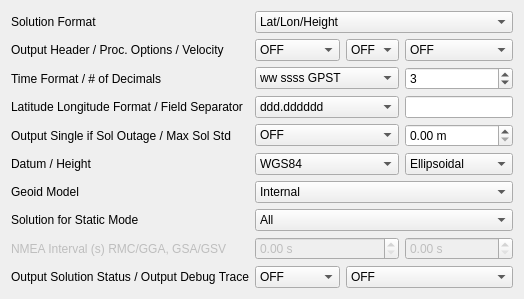
     <widget class="QWidget" name="TabSheet3">
      <property name="toolTip">
       <string/>
      </property>
      <attribute name="title">
       <string>O&amp;utput</string>
      </attribute>
      <layout class="QGridLayout" name="gridLayout_3">
       <item row="3" column="3">
        <widget class="QSpinBox" name="TimeDecimal">
         <property name="maximum">
          <number>20</number>
         </property>
         <property name="value">
          <number>3</number>
         </property>
        </widget>
       </item>
       <item row="0" column="0">
        <widget class="QLabel" name="LabelSolFormat">
         <property name="enabled">
          <bool>true</bool>
         </property>
         <property name="toolTip">
          <string/>
         </property>
         <property name="text">
          <string>Solution Format</string>
         </property>
        </widget>
       </item>
       <item row="0" column="1" colspan="3">
        <widget class="QComboBox" name="SolFormat">
         <property name="enabled">
          <bool>true</bool>
         </property>
         <property name="toolTip">
          <string/>
         </property>
         <item>
          <property name="text">
           <string>Lat/Lon/Height</string>
          </property>
         </item>
         <item>
          <property name="text">
           <string>X/Y/Z-ECEF</string>
          </property>
         </item>
         <item>
          <property name="text">
           <string>E/N/U-Baseline</string>
          </property>
         </item>
         <item>
          <property name="text">
           <string>NMEA0183</string>
          </property>
         </item>
        </widget>
       </item>
       <item row="1" column="0">
        <widget class="QLabel" name="Label20">
         <property name="enabled">
          <bool>true</bool>
         </property>
         <property name="toolTip">
          <string/>
         </property>
         <property name="text">
          <string>Output Header / Proc. Options / Velocity</string>
         </property>
        </widget>
       </item>
       <item row="1" column="1">
        <widget class="QComboBox" name="OutputHead">
         <property name="enabled">
          <bool>true</bool>
         </property>
         <property name="toolTip">
          <string/>
         </property>
         <item>
          <property name="text">
           <string>OFF</string>
          </property>
         </item>
         <item>
          <property name="text">
           <string>ON</string>
          </property>
         </item>
        </widget>
       </item>
       <item row="3" column="0">
        <widget class="QLabel" name="LabelTimeFormat">
         <property name="enabled">
          <bool>true</bool>
         </property>
         <property name="toolTip">
          <string/>
         </property>
         <property name="text">
          <string>Time Format / # of Decimals</string>
         </property>
        </widget>
       </item>
       <item row="3" column="1" colspan="2">
        <widget class="QComboBox" name="TimeFormat">
         <property name="enabled">
          <bool>true</bool>
         </property>
         <property name="toolTip">
          <string/>
         </property>
         <item>
          <property name="text">
           <string>ww ssss GPST</string>
          </property>
         </item>
         <item>
          <property name="text">
           <string>hh:mm:ss GPST</string>
          </property>
         </item>
         <item>
          <property name="text">
           <string>hh:mm:ss UTC</string>
          </property>
         </item>
         <item>
          <property name="text">
           <string>hh:mm:ss JST</string>
          </property>
         </item>
        </widget>
       </item>
       <item row="4" column="0">
        <widget class="QLabel" name="LabelLatLonFormat">
         <property name="enabled">
          <bool>true</bool>
         </property>
         <property name="toolTip">
          <string/>
         </property>
         <property name="text">
          <string>Latitude Longitude Format / Field Separator</string>
         </property>
        </widget>
       </item>
       <item row="5" column="0">
        <widget class="QLabel" name="LabelFieldSep">
         <property name="enabled">
          <bool>true</bool>
         </property>
         <property name="toolTip">
          <string/>
         </property>
         <property name="text">
          <string>Output Single if Sol Outage / Max Sol Std</string>
         </property>
        </widget>
       </item>
       <item row="6" column="0">
        <widget class="QLabel" name="Label2">
         <property name="enabled">
          <bool>true</bool>
         </property>
         <property name="toolTip">
          <string/>
         </property>
         <property name="text">
          <string>Datum / Height</string>
         </property>
        </widget>
       </item>
       <item row="6" column="1" colspan="2">
        <widget class="QComboBox" name="OutputDatum">
         <property name="enabled">
          <bool>true</bool>
         </property>
         <property name="toolTip">
          <string/>
         </property>
         <item>
          <property name="text">
           <string>WGS84</string>
          </property>
         </item>
        </widget>
       </item>
       <item row="6" column="3">
        <widget class="QComboBox" name="OutputHeight">
         <property name="enabled">
          <bool>true</bool>
         </property>
         <property name="toolTip">
          <string/>
         </property>
         <item>
          <property name="text">
           <string>Ellipsoidal</string>
          </property>
         </item>
         <item>
          <property name="text">
           <string>Geodetic</string>
          </property>
         </item>
        </widget>
       </item>
       <item row="7" column="0">
        <widget class="QLabel" name="Label18">
         <property name="enabled">
          <bool>true</bool>
         </property>
         <property name="toolTip">
          <string/>
         </property>
         <property name="text">
          <string>Geoid Model</string>
         </property>
        </widget>
       </item>
       <item row="7" column="1" colspan="3">
        <widget class="QComboBox" name="OutputGeoid">
         <property name="enabled">
          <bool>true</bool>
         </property>
         <property name="toolTip">
          <string/>
         </property>
         <item>
          <property name="text">
           <string>Internal</string>
          </property>
         </item>
         <item>
          <property name="text">
           <string>EGM96-BE 15&quot;</string>
          </property>
         </item>
         <item>
          <property name="text">
           <string>EGM2008-SE 2.5&quot;</string>
          </property>
         </item>
         <item>
          <property name="text">
           <string>EGM2008-SE 1.0&quot;</string>
          </property>
         </item>
         <item>
          <property name="text">
           <string>GSI2000 1x1.5&quot;</string>
          </property>
         </item>
        </widget>
       </item>
       <item row="8" column="0">
        <widget class="QLabel" name="Label31">
         <property name="enabled">
          <bool>true</bool>
         </property>
         <property name="toolTip">
          <string/>
         </property>
         <property name="text">
          <string>Solution for Static Mode</string>
         </property>
        </widget>
       </item>
       <item row="8" column="1" colspan="3">
        <widget class="QComboBox" name="SolStatic">
         <property name="enabled">
          <bool>true</bool>
         </property>
         <property name="toolTip">
          <string/>
         </property>
         <item>
          <property name="text">
           <string>All</string>
          </property>
         </item>
         <item>
          <property name="text">
           <string>Single</string>
          </property>
         </item>
        </widget>
       </item>
       <item row="10" column="0">
        <widget class="QLabel" name="Label21">
         <property name="enabled">
          <bool>false</bool>
         </property>
         <property name="toolTip">
          <string/>
         </property>
         <property name="text">
          <string>NMEA Interval (s) RMC/GGA, GSA/GSV</string>
         </property>
        </widget>
       </item>
       <item row="11" column="0">
        <widget class="QLabel" name="Label36">
         <property name="enabled">
          <bool>true</bool>
         </property>
         <property name="toolTip">
          <string/>
         </property>
         <property name="text">
          <string>Output Solution Status / Output Debug Trace</string>
         </property>
        </widget>
       </item>
       <item row="11" column="1">
        <widget class="QComboBox" name="DebugStatus">
         <property name="enabled">
          <bool>true</bool>
         </property>
         <property name="toolTip">
          <string/>
         </property>
         <item>
          <property name="text">
           <string>OFF</string>
          </property>
         </item>
         <item>
          <property name="text">
           <string>State</string>
          </property>
         </item>
         <item>
          <property name="text">
           <string>Residuals</string>
          </property>
         </item>
        </widget>
       </item>
       <item row="11" column="2" colspan="2">
        <widget class="QComboBox" name="DebugTrace">
         <property name="enabled">
          <bool>true</bool>
         </property>
         <property name="toolTip">
          <string/>
         </property>
         <item>
          <property name="text">
           <string>OFF</string>
          </property>
         </item>
         <item>
          <property name="text">
           <string>Level1</string>
          </property>
         </item>
         <item>
          <property name="text">
           <string>Level2</string>
          </property>
         </item>
         <item>
          <property name="text">
           <string>Level3</string>
          </property>
         </item>
         <item>
          <property name="text">
           <string>Level4</string>
          </property>
         </item>
         <item>
          <property name="text">
           <string>Level5</string>
          </property>
         </item>
        </widget>
       </item>
       <item row="4" column="1" colspan="2">
        <widget class="QComboBox" name="LatLonFormat">
         <property name="enabled">
          <bool>true</bool>
         </property>
         <property name="toolTip">
          <string/>
         </property>
         <property name="currentText">
          <string>ddd.dddddd</string>
         </property>
         <item>
          <property name="text">
           <string>ddd.dddddd</string>
          </property>
         </item>
         <item>
          <property name="text">
           <string>ddd mm ss.ss</string>
          </property>
         </item>
        </widget>
       </item>
       <item row="4" column="3">
        <widget class="QLineEdit" name="FieldSep">
         <property name="enabled">
          <bool>true</bool>
         </property>
         <property name="toolTip">
          <string/>
         </property>
         <property name="text">
          <string/>
         </property>
        </widget>
       </item>
       <item row="5" column="1" colspan="2">
        <widget class="QComboBox" name="OutputSingle">
         <item>
          <property name="text">
           <string>OFF</string>
          </property>
         </item>
         <item>
          <property name="text">
           <string>ON</string>
          </property>
         </item>
        </widget>
       </item>
       <item row="5" column="3">
        <widget class="QDoubleSpinBox" name="MaxSolStd">
         <property name="suffix">
          <string> m</string>
         </property>
        </widget>
       </item>
       <item row="10" column="3">
        <widget class="QDoubleSpinBox" name="NmeaIntv2">
         <property name="enabled">
          <bool>false</bool>
         </property>
         <property name="suffix">
          <string> s</string>
         </property>
         <property name="maximum">
          <double>3600.000000000000000</double>
         </property>
        </widget>
       </item>
       <item row="10" column="1" colspan="2">
        <widget class="QDoubleSpinBox" name="NmeaIntv1">
         <property name="enabled">
          <bool>false</bool>
         </property>
         <property name="suffix">
          <string> s</string>
         </property>
         <property name="maximum">
          <double>3600.000000000000000</double>
         </property>
        </widget>
       </item>
       <item row="1" column="2">
        <widget class="QComboBox" name="OutputOpt">
         <property name="enabled">
          <bool>true</bool>
         </property>
         <property name="toolTip">
          <string/>
         </property>
         <item>
          <property name="text">
           <string>OFF</string>
          </property>
         </item>
         <item>
          <property name="text">
           <string>ON</string>
          </property>
         </item>
        </widget>
       </item>
       <item row="1" column="3">
        <widget class="QComboBox" name="OutputVel">
         <property name="enabled">
          <bool>true</bool>
         </property>
         <property name="toolTip">
          <string/>
         </property>
         <item>
          <property name="text">
           <string>OFF</string>
          </property>
         </item>
         <item>
          <property name="text">
           <string>ON</string>
          </property>
         </item>
        </widget>
       </item>
      </layout>
     </widget>
